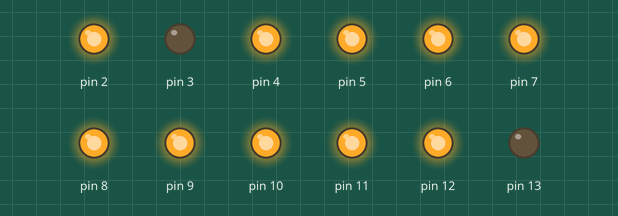
Simulated run of this sketch. Board: Arduino Uno, built with avr-gcc and run on an emulated ATmega328P. On the bench: output pins drawn as LEDs (lit = HIGH).

Above: at 0.5 s.
At 3.5 s:
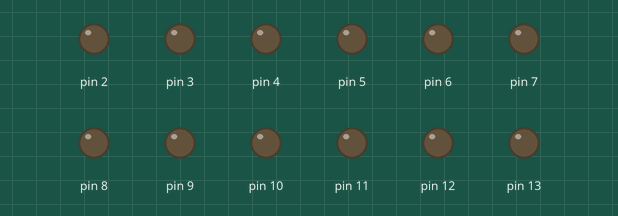
Timing chart, 0 to 4.6 s (numbered marks = the images above):
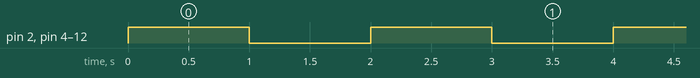

Measured:
- by itself, pin 2, pin 4–12: alternates HIGH for 1.0 s and LOW for 1.0 s

The sketch:

Toutes_les_leds.ino
```cpp
void setup(){
  int i;
for(i=2;i<=13;i++)
{pinMode(i,OUTPUT);
}}

void loop(){
  digitalWrite(2,HIGH);
  digitalWrite(4,HIGH);
  digitalWrite(5,HIGH);
  digitalWrite(6,HIGH);
  digitalWrite(7,HIGH);
  digitalWrite(8,HIGH);
  digitalWrite(9,HIGH);
  digitalWrite(10,HIGH);
  digitalWrite(11,HIGH);
  digitalWrite(12,HIGH);
  delay(1000);
  digitalWrite(2,LOW);
  digitalWrite(4,LOW);
  digitalWrite(5,LOW);
  digitalWrite(6,LOW);
  digitalWrite(7,LOW);
  digitalWrite(8,LOW);
  digitalWrite(9,LOW);
  digitalWrite(10,LOW);
  digitalWrite(11,LOW);
  digitalWrite(12,LOW);
  delay(1000);}
```
